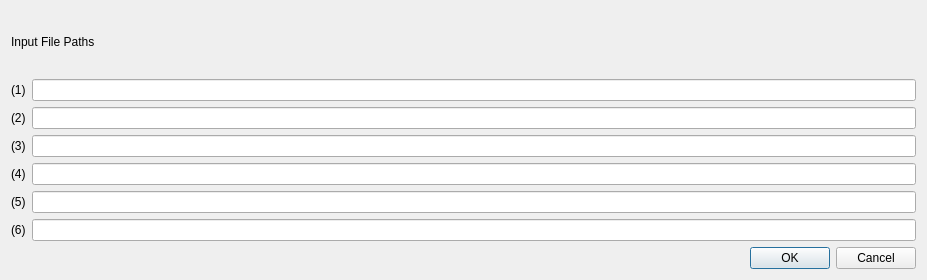
<?xml version="1.0" encoding="UTF-8"?>
<ui version="4.0">
 <class>InputFileDialog</class>
 <widget class="QWidget" name="InputFileDialog">
  <property name="geometry">
   <rect>
    <x>0</x>
    <y>0</y>
    <width>927</width>
    <height>280</height>
   </rect>
  </property>
  <property name="windowTitle">
   <string>Input Streams</string>
  </property>
  <property name="toolTip">
   <string/>
  </property>
  <layout class="QGridLayout" name="gridLayout">
   <item row="0" column="0" colspan="2">
    <widget class="QWidget" name="PanelInputs" native="true">
     <layout class="QGridLayout" name="gridLayout_6">
      <property name="leftMargin">
       <number>0</number>
      </property>
      <property name="topMargin">
       <number>0</number>
      </property>
      <property name="rightMargin">
       <number>0</number>
      </property>
      <property name="bottomMargin">
       <number>0</number>
      </property>
      <item row="0" column="0" colspan="2">
       <widget class="QLabel" name="lblInputFilePath">
        <property name="toolTip">
         <string>Files loaded at or after startup, including precise satellite ephemeris, clock RINEX, and earth orientation parameters. For real time usage these will need to be ultra rapid predicted products. Pathname replacements are applied and wildcards expanded.</string>
        </property>
        <property name="text">
         <string>Input File Paths</string>
        </property>
        <property name="buddy">
         <cstring>lEFilePath1</cstring>
        </property>
       </widget>
      </item>
      <item row="1" column="0">
       <widget class="QLabel" name="label_1">
        <property name="text">
         <string>(1)</string>
        </property>
       </widget>
      </item>
      <item row="1" column="1">
       <widget class="QLineEdit" name="lEFilePath1">
       </widget>
      </item>
      <item row="2" column="0">
       <widget class="QLabel" name="label_2">
        <property name="text">
         <string>(2)</string>
        </property>
       </widget>
      </item>
      <item row="2" column="1">
       <widget class="QLineEdit" name="lEFilePath2">
       </widget>
      </item>
      <item row="3" column="0">
       <widget class="QLabel" name="label_3">
        <property name="text">
         <string>(3)</string>
        </property>
       </widget>
      </item>
      <item row="3" column="1">
       <widget class="QLineEdit" name="lEFilePath3">
       </widget>
      </item>
      <item row="4" column="0">
       <widget class="QLabel" name="label_4">
        <property name="text">
         <string>(4)</string>
        </property>
       </widget>
      </item>
      <item row="4" column="1">
       <widget class="QLineEdit" name="lEFilePath4">
       </widget>
      </item>
      <item row="5" column="0">
       <widget class="QLabel" name="label_5">
        <property name="text">
         <string>(5)</string>
        </property>
       </widget>
      </item>
      <item row="5" column="1">
       <widget class="QLineEdit" name="lEFilePath5">
       </widget>
      </item>
      <item row="6" column="0">
       <widget class="QLabel" name="label_6">
        <property name="text">
         <string>(6)</string>
        </property>
       </widget>
      </item>
      <item row="6" column="1">
       <widget class="QLineEdit" name="lEFilePath6">
       </widget>
      </item>
     </layout>
    </widget>
   </item>
   <item row="2" column="1">
    <widget class="QDialogButtonBox" name="buttonBox">
     <property name="standardButtons">
      <set>QDialogButtonBox::StandardButton::Cancel|QDialogButtonBox::StandardButton::Ok</set>
     </property>
    </widget>
   </item>
  </layout>
 </widget>
 <tabstops>
  <tabstop>lEFilePath1</tabstop>
  <tabstop>lEFilePath2</tabstop>
  <tabstop>lEFilePath3</tabstop>
  <tabstop>lEFilePath4</tabstop>
  <tabstop>lEFilePath5</tabstop>
  <tabstop>lEFilePath6</tabstop>
 </tabstops>
 <resources>
  <include location="../icon/resources.qrc"/>
 </resources>
 <connections/>
</ui>
